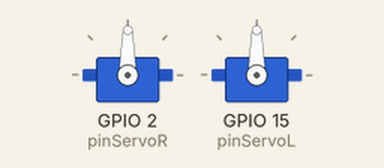
Recording of a program running on a simulated ESP32. On the bench: 2 × servo. WiFi joins after 1.5 s; servers stay silent unless stated; what the program prints to the serial monitor is not drawn.

Above: at 2.2 s.
Timing chart, 0 to 3.9 s (numbered marks = the images above):
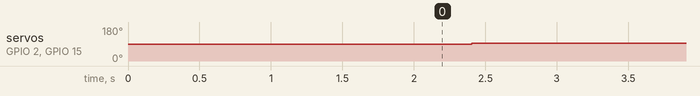

Measured:
- by itself, servo on GPIO 2 (pinServoR), servo on GPIO 15 (pinServoL): 90° → 93° at 2.4 s

The program:

main.cpp
```cpp
//CODIGO PARA LAS ARAÑAS SEGUIDORAS COM7 Y COM9
#include <Arduino.h>
#include <WiFi.h>
#include <HTTPClient.h>
#include <ESP32Servo.h>
#include <esp_now.h>
#include <iostream>
#include <string>
#include <cstdlib>

Servo servoL;
Servo servoR;
int pinServoL=15;
int pinServoR=2;
float angleRoll;
float anglePitch;
String rollRequest;
String pitchRequest;


const char* ssid = "Lider Access Point";
const char* password = "123456789";

const char* serverNameRoll = "http://192.168.4.1/rollLider";
const char* serverNamePitch = "http://192.168.4.1/pitchLider";


void girarDerecha(){
  servoR.writeMicroseconds(1500);
  servoL.writeMicroseconds(1700); // 1.7 ms -> counterclockwis
 // Serial.print(" Pitch Angle [°] ");
 // Serial.print(KalmanAnglePitch);
  Serial.println(" La araña gira hacia la derecha.....");
}

void girarIzquierda(){
  servoL.writeMicroseconds(1500);
  servoR.writeMicroseconds(1300);
 // Serial.print(" Pitch Angle [°] ");
 // Serial.print(KalmanAnglePitch);
  Serial.println(" La araña gira hacia la izquierda.....");
}

void atras(){
  servoR.writeMicroseconds(1700); // 1.7 ms -> counterclockwise
  servoL.writeMicroseconds(1300); // 1.3 ms -> clockwise
 // Serial.print("Roll Angle [°] ");
//  Serial.print(KalmanAngleRoll);
  Serial.println(" La araña se mueve hacia atrás.....");
}

void adelante(){
  servoR.writeMicroseconds(1300); // 1.7 ms -> clockwise
  servoL.writeMicroseconds(1700); // 1.3 ms -> counterclockwise
 // Serial.print("Roll Angle [°] ");
 // Serial.print(KalmanAngleRoll);
  Serial.println(" La araña se mueve hacia adelante.....");
}

void stop(){
  servoR.writeMicroseconds(1500);
  servoL.writeMicroseconds(1500);
 // Serial.print("Roll Angle [°] ");
 // Serial.print(KalmanAngleRoll);
 // Serial.print(" Pitch Angle [°] ");
 // Serial.println(KalmanAnglePitch);
  Serial.println(" La araña no se mueve.....");
}

String httpGETRequest(const char* serverName) {
  HTTPClient http;

  // Your IP address with path or Domain name with URL path
  http.begin(serverName);

  // Send HTTP POST request
  int httpResponseCode = http.GET();

  String payload = "--";

  if (httpResponseCode>0) {
    Serial.print("HTTP Response code: ");
    Serial.println(httpResponseCode);
    payload = http.getString();
  }
  else {
    Serial.print("Error code: ");
    Serial.println(httpResponseCode);
  }
  // Free resources
  http.end();

  return payload;
}


void setup() {

  Serial.begin(115200);
  WiFi.begin(ssid,password);

  Serial.println("Connecting to the Leader AP network...");
  int cnt=0;
  while(WiFi.status() != WL_CONNECTED and cnt<8) {
    delay(1000);
    Serial.print(".");
    cnt++;
  }

  Serial.println("");
  Serial.print("Connected to WiFi network with IP Address: ");
  Serial.println(WiFi.localIP());

  servoR.attach(pinServoR);
  servoL.attach(pinServoL);
  //servoR.writeMicroseconds(1500); // 1500 -> stay-still
  //servoL.writeMicroseconds(1500);

}

void loop() {

  if(WiFi.status()== WL_CONNECTED ){
    rollRequest= httpGETRequest(serverNameRoll);
    pitchRequest = httpGETRequest(serverNamePitch);

    angleRoll = strtof(rollRequest.c_str(), nullptr);
    std::cout << angleRoll << std::endl;


    anglePitch = strtof(pitchRequest.c_str(), nullptr);
    std::cout << anglePitch << std::endl;

    Serial.print("Roll angle received: ");
    Serial.println(angleRoll);
    Serial.print("Pitch angle received: ");
    Serial.println(anglePitch);
  }

  else {
      Serial.println("WiFi Disconnected");
    }

  if((angleRoll>10)&(angleRoll<80)){
    adelante();
  }
  else if((angleRoll<-10)&(angleRoll>-80)){
    atras();
  }
  else if((anglePitch>10)&(anglePitch<80)){
    girarIzquierda();
  }
  else if((anglePitch<-10)&(anglePitch>-80)){
    girarDerecha();
  }

  else{
    stop();
  }


  //delay(50);
}
```
